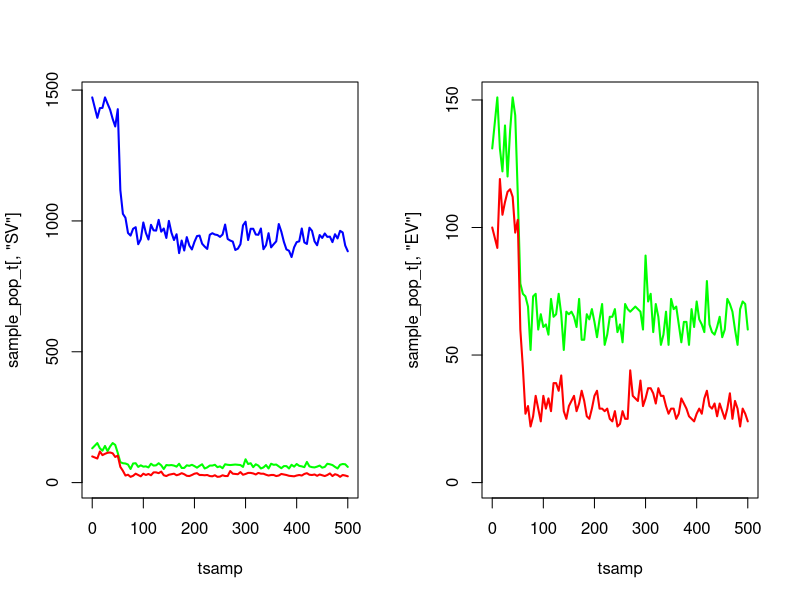

Reproduce this figure in R. (Note: a time limit stopped this script after it produced the figure.)
################################################################################
#   Exponential distribution of EIP
#   Deterministic Model
################################################################################

rm(list=ls());gc()

# make a single node
make_node <- function(){

  node <- list()

  # new eggs are generated from a conditionally independent Poisson process
  node$EL_new <- 0
  storage.mode(node$EL_new) <- "integer"

  # probabilities & transitions for early-stage instars (names are destinations of jumps)
  node$EL_probs <- rep(0,3)
  node$EL_probs <- setNames(node$EL_probs,c("EL","D","LL"))
  node$EL_transitions <- rep(0,3)
  node$EL_transitions <- setNames(node$EL_transitions,c("EL","D","LL"))
  storage.mode(node$EL_transitions) <- "integer"

  # probabilities & transitions for late-stage instars
  node$LL_probs <- rep(0,3)
  node$LL_probs <- setNames(node$LL_probs,c("LL","D","PL"))
  node$LL_transitions <- rep(0,3)
  node$LL_transitions <- setNames(node$LL_transitions,c("LL","D","PL"))
  storage.mode(node$LL_transitions) <- "integer"

  # probabilities & transitions for pupae
  node$PL_probs <- rep(0,4)
  node$PL_probs <- setNames(node$PL_probs,c("PL","D","SV_F","SV_M"))
  node$PL_transitions <- rep(0,4)
  node$PL_transitions <- setNames(node$PL_transitions,c("PL","D","SV_F","SV_M"))
  storage.mode(node$PL_transitions) <- "integer"

  # probabilities & transitions for susceptible vectors
  node$SV_probs <- rep(0,3)
  node$SV_probs <- setNames(node$SV_probs,c("SV","D","EV"))
  node$SV_transitions <- rep(0,3)
  node$SV_transitions <- setNames(node$SV_transitions,c("SV","D","EV"))
  storage.mode(node$SV_transitions) <- "integer"

  # probabilities & transitions for incubating vectors
  node$EV_probs <- rep(0,3)
  node$EV_probs <- setNames(node$EV_probs,c("EV","D","IV"))
  node$EV_transitions <- rep(0,3)
  node$EV_transitions <- setNames(node$EV_transitions,c("EV","D","IV"))
  storage.mode(node$EV_transitions) <- "integer"

  # probabilities & transitions for infectious vectors
  node$IV_probs <- rep(0,2)
  node$IV_probs <- setNames(node$IV_probs,c("IV","D"))
  node$IV_transitions <- rep(0,2)
  node$IV_transitions <- setNames(node$IV_transitions,c("IV","D"))
  storage.mode(node$IV_transitions) <- "integer"

  # state space
  node$EL <- 0L
  node$LL <- 0L
  node$PL <- 0L
  node$SV <- 0L
  node$EV <- 0L
  node$IV <- 0L

  list2env(node,hash=TRUE)
}

# execute an Euler-step for the model
# rates -> probabilities are defined by discretisation of the underlying
# CTMC system (competing hazards)
euler_step <- function(node,pars,tnow,dt){
  with(pars,{

    ########################################
    # INTERVENTION-DEPENDENT PARAMETERS
    ########################################

    delta <- 1/(tau1+tau2) # Inverse of gonotrophic cycle without ITNs/IRS
    e_ov <- beta*(exp(muV/delta)-1)/muV # Number of eggs per oviposition per mosquito

    ## Derived parameters which depend on intervention status:
    if(tnow > pars$time_ITN_on){
      ITNcov_t <- pars$ITNcov
    } else {
      ITNcov_t <- 0
    }
    if(tnow > pars$time_IRS_on){
      IRScov_t <- pars$IRScov
    } else {
      IRScov_t <- 0
    }

    # zCom: Probability of a mosquito being repelled from an ITN or IRS-treated house:
    c0 <- 1 - ITNcov_t - IRScov_t + ITNcov_t*IRScov_t
    cITN <- ITNcov_t - ITNcov_t*IRScov_t
    cIRS <- IRScov_t - ITNcov_t*IRScov_t
    cCom <- ITNcov_t*IRScov_t
    rCom <- rIRS + (1-rIRS)*rITN
    sCom  <- (1-rIRS)*sITN*sIRS
    zCom <- Q0*cITN*phiB*rITN + Q0*cIRS*phiI*rIRS + Q0*cCom*(phiI-phiB)*rIRS + Q0*cCom*phiB*rCom

    # deltaCom: Inverse of gonotrophic cycle length with ITNs & IRS:
    deltaCom <- 1/(tau1/(1-zCom) + tau2)

    # wCom: Probability that a surviving mosquito succeeds in feeding during a single attempt:
    wCom <- 1 - Q0 + Q0*c0 + Q0*cITN*(1-phiB+phiB*sITN) + Q0*cIRS*(1-phiI+phiI*sIRS) + Q0*cCom*((phiI-phiB)*sIRS + 1-phiI + phiB*sCom)

    # muVCom: Female mosquito death rate in presence of ITNs & IRS:
    p10 <- exp(-muV*tau1)
    p1Com <- p10*wCom/(1 - zCom*p10)
    p2 <- exp(-muV*tau2)
    pCom <- (p1Com*p2)^deltaCom
    muVCom <- -log(pCom)

    # betaCom: Eggs laid per day by female mosquitoes in presence of ITNs & IRS:
    betaCom <- e_ov*muVCom/(exp(muVCom/deltaCom) - 1)

    ########################################
    # EARLY-STAGE LARVAL INSTARS (EL)
    ########################################

    # inbound oviposition to EL
    NV <- sum(node$SV,node$EV,node$IV)
    node$EL_new <- rpois(n = 1,lambda = betaCom*NV*dt)

    # instantaneous hazards for EL
    haz_EL_mort <- muEL*(1 + ((node$EL+node$LL)/K))
    haz_EL_2LL <- 1/durEL

    # jump probabilities
    node$EL_probs[["EL"]] <- exp(-(haz_EL_mort + haz_EL_2LL)*dt)
    node$EL_probs[["D"]] <- (1 - node$EL_probs[["EL"]])*(haz_EL_mort / (haz_EL_mort + haz_EL_2LL)) # death
    node$EL_probs[["LL"]] <- (1 - node$EL_probs[["EL"]])*(haz_EL_2LL / (haz_EL_mort + haz_EL_2LL)) # to late-instar

    # jump sizes
    node$EL_transitions[c("EL","D","LL")] <- as.vector(rmultinom(n=1,size=node$EL,prob=node$EL_probs))

    ########################################
    # LATE-STAGE LARVAL INSTARS (LL)
    ########################################

    # instantaneous hazards for LL
    haz_LL_mort <- muLL*(1 + gamma*((node$EL+node$LL)/K))
    haz_LL_2PL <- 1/durLL

    # jump probabilities
    node$LL_probs[["LL"]] <- exp(-(haz_LL_mort + haz_LL_2PL)*dt)
    node$LL_probs[["D"]] <- (1 - node$LL_probs[["LL"]])*(haz_LL_mort / (haz_LL_mort + haz_LL_2PL)) # death
    node$LL_probs[["PL"]] <- (1 - node$LL_probs[["LL"]])*(haz_LL_2PL / (haz_LL_mort + haz_LL_2PL)) # to pupae

    # jump sizes
    node$LL_transitions[c("LL","D","PL")] <- as.vector(rmultinom(n=1,size=node$LL,prob=node$LL_probs))

    ########################################
    # PUPAE (PL)
    ########################################

    # instantaneous hazards for PL
    haz_PL_mort <- muPL
    haz_PL_2SV_F <- (1/durPL)*0.5
    haz_PL_2SV_M <- (1/durPL)*0.5

    # jump probabilities
    node$PL_probs[["PL"]] <- exp(-(haz_PL_mort + haz_PL_2SV_F + haz_PL_2SV_M)*dt)
    node$PL_probs[["D"]] <- (1 - node$PL_probs[["PL"]])*(haz_PL_mort / (haz_PL_mort + haz_PL_2SV_F + haz_PL_2SV_M)) # death
    node$PL_probs[["SV_F"]] <- (1 - node$PL_probs[["PL"]])*(haz_PL_2SV_F / (haz_PL_mort + haz_PL_2SV_F + haz_PL_2SV_M)) # to susceptible female
    node$PL_probs[["SV_M"]] <- (1 - node$PL_probs[["PL"]])*(haz_PL_2SV_M / (haz_PL_mort + haz_PL_2SV_F + haz_PL_2SV_M)) # to susceptible males

    # jump sizes
    node$PL_transitions[c("PL","D","SV_F","SV_M")] <- as.vector(rmultinom(n=1,size=node$PL,prob=node$PL_probs))

    ########################################
    # SUSCEPTIBLE VECTORS (SV)
    ########################################

    # instantaneous hazards for SV
    haz_SV_mort <-  muVCom
    haz_SV_inf <- lambdaV

    # jump probabilities
    node$SV_probs[["SV"]] <- exp(-(haz_SV_mort + haz_SV_inf)*dt)
    node$SV_probs[["D"]] <- (1 - node$SV_probs[["SV"]])*(haz_SV_mort / (haz_SV_mort + haz_SV_inf)) # death
    node$SV_probs[["EV"]] <- (1 - node$SV_probs[["SV"]])*(haz_SV_inf / (haz_SV_mort + haz_SV_inf)) # to incubating

    # jump sizes
    node$SV_transitions[c("SV","D","EV")] <- as.vector(rmultinom(n=1,size=node$SV,prob=node$SV_probs))

    ########################################
    # INCUBATING VECTORS (EV)
    ########################################

    # instantaneous hazards for EV
    haz_EV_mort <-  muVCom
    haz_EV_inc <- 1/durEV

    # jump probabilities
    node$EV_probs[["EV"]] <- exp(-(haz_EV_mort + haz_EV_inc)*dt)
    node$EV_probs[["D"]] <- (1 - node$EV_probs[["EV"]])*(haz_EV_mort / (haz_EV_mort + haz_EV_inc)) # death
    node$EV_probs[["IV"]] <- (1 - node$EV_probs[["EV"]])*(haz_EV_inc / (haz_EV_mort + haz_EV_inc)) # to infectious

    # jump sizes
    node$EV_transitions[c("EV","D","IV")] <- as.vector(rmultinom(n=1,size=node$EV,prob=node$EV_probs))

    ########################################
    # INFECTIOUS VECTORS (IV)
    ########################################

    # instantaneous hazards for IV
    haz_IV_mort <- muVCom

    # jump probabilities
    node$IV_probs[["IV"]] <- exp(-haz_IV_mort*dt)
    node$IV_probs[["D"]] <- (1 - node$IV_probs[["IV"]])

    # jump sizes
    node$IV_transitions[c("IV","D")] <- as.vector(rmultinom(n=1,size=node$IV,prob=node$IV_probs))

    ########################################
    # UPDATE POPULATION
    ########################################

    node$EL <- node$EL_transitions[["EL"]] + node$EL_new
    node$LL <- node$LL_transitions[["LL"]] + node$EL_transitions[["LL"]]
    node$PL <- node$PL_transitions[["PL"]] + node$LL_transitions[["PL"]]
    node$SV <- node$SV_transitions[["SV"]] + node$PL_transitions[["SV_F"]]
    node$EV <- node$EV_transitions[["EV"]] + node$SV_transitions[["EV"]]
    node$IV <- node$IV_transitions[["IV"]] + node$EV_transitions[["IV"]]

  })
}

## Model parameters:
theta <- list(
	## Mosquito life cycle parameters:
	beta = 21.19, # Number of eggs laid per day by female mosquito
	muEL = 0.034, # Early larval instar daily mortality
	muLL = 0.035, # Late larval instar daily mortality
	muPL = 0.25, # Pupal daily mortality
	durEL = 6.64, # Duration of early instar stage
	durLL = 3.72, # Duration of late instar stage
	durPL = 0.64, # Duration of pupal stage
	durEV = 10, # Duration of latent period in mosquito (days)
	gamma = 13.25, # Effect of density-dependence on late instars relative to early instars
	tau1 = 0.68, # Time spent foraging for a blood meal at 0% ITN coverage
	tau2 = 2.32, # Time spent resting and ovipositing by a mosquito

	## Intervention parameters (variable):
	ITNcov = 0.5, # ITN coverage
	IRScov = 0, # IRS coverave
	time_ITN_on = 50, # When ITNs are applied (days)
	time_IRS_on = 50, # When IRS is applied (days)

	## Species-specific parameters:
	## An. gambiae:
	muV = 1/7.6, # Adult mosquito daily mortality
	Q0 = 0.92, # Human blood index
	phiB = 0.89, # Proportion of bites on a person while they are in bed
	phiI = 0.97, # Proportion of bites on a person while they are indoors
	rITN = 0.56, # Probability of mosquito repeating a feeding attempt due to IRS
	sITN = 0.03, # Probability of mosquito feeding and surviving in presence of ITNs
	rIRS = 0.60, # Probability of mosquito repeating a feeding attempt due to IRS
	sIRS = 0, # Probability of mosquito feeding and surviving in presence of IRS

	## An. arabiensis:
	# muV = 1/7.6, # Adult mosquito daily mortality
	# Q0 = 0.71, # Human blood index
	# phiB = 0.90, # Proportion of bites on a person while they are in bed
	# phiI = 0.96, # Proportion of bites on a person while they are indoors
	# rITN = 0.48, # Probability of mosquito repeating a feeding attempt due to IRS
	# sITN = 0.39, # Probability of mosquito feeding and surviving in presence of ITNs
	# rIRS = 0.60, # Probability of mosquito repeating a feeding attempt due to IRS
	# sIRS = 0, # Probability of mosquito feeding and surviving in presence of IRS

	## An. funestus:
	# muV = 1/8.9, # Adult mosquito daily mortality
	# Q0 = 0.94, # Human blood index
	# phiB = 0.90, # Proportion of bites on a person while they are in bed
	# phiI = 0.98, # Proportion of bites on a person while they are indoors
	# rITN = 0.56, # Probability of mosquito repeating a feeding attempt due to IRS
	# sITN = 0.03, # Probability of mosquito feeding and surviving in presence of ITNs
	# rIRS = 0.63, # Probability of mosquito repeating a feeding attempt due to IRS
	# sIRS = 0, # Probability of mosquito feeding and surviving in presence of IRS

	## Additional transmission parameters:
	f0 = 1/3, # Daily biting rate by mosquitoes on animals and humans
	epsilon0 = 10/365, # Daily entomological inolculation rate
	iH_eq = 0.45, # Equilibrium malaria prevalence in humans
	NH_eq = 200, # Equilibrium human population size
	bV = 0.15 # Probability of transmission from human to vector per infectious bite
)

with(theta,{

  a0 <<- Q0*f0 # Human biting rate at equilibrium
  lambdaV <<- a0*iH_eq*bV # Force of infection in mosquitoes at equilibrium

  IV_eq <<- 100
  EV_eq <<- durEV*IV_eq*muV
  SV_eq <<- ((durEV*IV_eq*muV) + ((durEV^2)*IV_eq*(muV^2))) / (durEV*lambdaV)
  NV_eq <<- IV_eq + EV_eq + SV_eq

  omega_1 <<- -0.5 * ( (gamma*(muLL/muEL)) - (durEL/durLL) + ((gamma-1)*muLL*durEL) )
  omega_2 <<- sqrt(
    (0.25 * (( (gamma*(muLL/muEL)) - (durEL/durLL) + ((gamma-1)*muLL*durEL) )^2)) + (gamma * ((beta*muLL*durEL) / (2*muEL*muV*durLL*(1 + (durPL*muPL)))) )
  )
  omega <<- omega_1 + omega_2

  PL_eq <<- 2*durPL*muV*NV_eq
  LL_eq <<- 2*muV*durLL*(1 + (durPL*muPL))*NV_eq
  EL_eq <<- 2*omega*muV*durLL*(1 + (durPL*muPL))*NV_eq

  K <<- (NV_eq*2*durLL*muV*(1 + (durPL*muPL))*gamma*(omega+1)) / ((omega/(muLL*durEL)) - (1/(muLL*durLL)) - 1)
})


# # equilibrium solutions
# with(theta,{
#
#   ## Derived parameters:
#   # NV <<- SV + EV + IV # Total mosquito population size
#   delta <<- 1/(tau1+tau2) # Inverse of gonotrophic cycle without ITNs/IRS
#   e_ov <<- beta*(exp(muV/delta)-1)/muV # Number of eggs per oviposition per mosquito
#   b_omega <<- gamma*muLL/muEL - durEL/durLL + (gamma-1)*muLL*durEL
#   omega <<- -0.5*b_omega + sqrt(0.25*b_omega^2 + gamma*beta*muLL*durEL/(2*muEL*muV*durLL*(1+durPL*muPL)))
#
#   a0 <<- Q0*f0 # Human biting rate at equilibrium
#
#   lambdaV <<- a0*iH_eq*bV # Force of infection in mosquitoes at equilibrium
#
#
#   iV_eq <<- lambdaV*exp(-muV*durEV)/(lambdaV + muV)
#   sV_eq <<- iV_eq*muV/(lambdaV*exp(-muV*durEV))
#   eV_eq <<- 1 - sV_eq - iV_eq
#
#   NV_eq <<- epsilon0*NH_eq/(iV_eq*a0)
#
#   EL_eq <<- 2*omega*muV*durLL*(1 + muPL*durPL)*NV_eq
#   LL_eq <<- 2*muV*durLL*(1 + muPL*durPL)*NV_eq
#   PL_eq <<- 2*muV*durPL*NV_eq
#
#   SV_eq <<- sV_eq*NV_eq
#   EV_eq <<- eV_eq*NV_eq
#   IV_eq <<- iV_eq*NV_eq
#
#   K <<- 2*NV_eq*muV*durLL*(1 + muPL*durPL)*gamma*(omega+1)/(omega/(muLL*durEL) - 1/(muLL*durLL) - 1) # Larval carrying capacity
#
# })

theta1 <- c(theta,K=K,lambdaV=lambdaV)

node <- make_node()
node$EL <- as.integer(EL_eq)
node$LL <- as.integer(LL_eq)
node$PL <- as.integer(PL_eq)
node$SV <- as.integer(SV_eq)
node$EV <- as.integer(EV_eq)
node$IV <- as.integer(IV_eq)

tmax <- 500
dt <- 0.05
time <- seq(from=1,to=tmax,by=dt)

# sampling grid
sample_grid <- tsamp <- c(0,seq(from=10,to = tmax,by = 5))
sample_pop <- matrix(0,nrow=6,ncol=length(sample_grid),dimnames=list(c("EL","LL","PL","SV","EV","IV"),paste0(sample_grid)))

sample_pop["EL",1] <- node$EL
sample_pop["LL",1] <- node$LL
sample_pop["PL",1] <- node$PL
sample_pop["SV",1] <- node$SV
sample_pop["EV",1] <- node$EV
sample_pop["IV",1] <- node$IV
sample_grid <- sample_grid[-1]

# run simulation
pb <- txtProgressBar(min = 1,max = length(time))
for(t in 1:length(time)){

  # euler step
  euler_step(node = node,pars = theta1,tnow = time[t],dt = dt)

  # sample the population (done at the very end of the time-step, because its not part of the dynamics)
  if(time[t] == sample_grid[1]){

    sample_pop["EL",as.character(sample_grid[1])] <- node$EL
    sample_pop["LL",as.character(sample_grid[1])] <- node$LL
    sample_pop["PL",as.character(sample_grid[1])] <- node$PL
    sample_pop["SV",as.character(sample_grid[1])] <- node$SV
    sample_pop["EV",as.character(sample_grid[1])] <- node$EV
    sample_pop["IV",as.character(sample_grid[1])] <- node$IV
    sample_grid <- sample_grid[-1]

  }
  setTxtProgressBar(pb = pb,value = t)
}

sample_pop_t <- t(sample_pop)
par(mfrow=c(1,2))
ylim <- max(sample_pop_t[,4:6])
plot(x = tsamp,y = sample_pop_t[,"SV"],col="blue",lwd=2,ylim=c(0,ylim),type="l")
lines(x = tsamp,y = sample_pop_t[,"EV"],col="green",lwd=2)
lines(x = tsamp,y = sample_pop_t[,"IV"],col="red",lwd=2)

ylim <- max(sample_pop_t[,5:6])
plot(x = tsamp,y = sample_pop_t[,"EV"],col="green",lwd=2,ylim=c(0,ylim),type="l")
lines(x = tsamp,y = sample_pop_t[,"IV"],col="red",lwd=2)
par(mfrow=c(1,1))

tail(sample_pop_t)
mean(sample_pop_t[,"IV"])



################################################################################
# run ensemble of simulations
################################################################################

nruns <- 100
tmax <- 250
dt <- 0.05
time <- seq(from=1,to=tmax,by=dt)

# sampling grid
tsamp <- c(0,seq(from=10,to = tmax,by = 1))
sample_pop <- array(0,dim=c(6,length(tsamp),nruns),dimnames=list(c("EL","LL","PL","SV","EV","IV"),paste0(tsamp),paste0(1:nruns)))


pb <- txtProgressBar(min = 1,max = nruns)
for(i in 1:nruns){

  sample_grid <- tsamp

  # make the node
  node <- make_node()
  node$EL <- as.integer(EL_eq)
  node$LL <- as.integer(LL_eq)
  node$PL <- as.integer(PL_eq)
  node$SV <- as.integer(SV_eq)
  node$EV <- as.integer(EV_eq)
  node$IV <- as.integer(IV_eq)

  # record output
  sample_pop["EL",1,i] <- node$EL
  sample_pop["LL",1,i] <- node$LL
  sample_pop["PL",1,i] <- node$PL
  sample_pop["SV",1,i] <- node$SV
  sample_pop["EV",1,i] <- node$EV
  sample_pop["IV",1,i] <- node$IV
  sample_grid <- sample_grid[-1]

  for(t in 1:length(time)){

    # euler step
    euler_step(node = node,pars = theta1,tnow = time[t],dt = dt)

    # sample the population (done at the very end of the time-step, because its not part of the dynamics)
    if(time[t] == sample_grid[1]){

      sample_pop["EL",as.character(sample_grid[1]),i] <- node$EL
      sample_pop["LL",as.character(sample_grid[1]),i] <- node$LL
      sample_pop["PL",as.character(sample_grid[1]),i] <- node$PL
      sample_pop["SV",as.character(sample_grid[1]),i] <- node$SV
      sample_pop["EV",as.character(sample_grid[1]),i] <- node$EV
      sample_pop["IV",as.character(sample_grid[1]),i] <- node$IV
      sample_grid <- sample_grid[-1]

    }
  }
  
  setTxtProgressBar(pb,i)
}

# mean_E <- colMeans(sample_pop["EL",,])
# mean_L <- colMeans(sample_pop["LL",,])
# mean_P <- colMeans(sample_pop["PL",,])

mean_pops <- apply(X = sample_pop,MARGIN = c(1,2),FUN = mean)

mean_SV <- rowMeans(sample_pop["SV",,])
mean_EV <- rowMeans(sample_pop["EV",,])
mean_IV <- rowMeans(sample_pop["IV",,])

quant_SV <- apply(X = sample_pop["SV",,],MARGIN = 1,FUN = function(x){
  quantile(x,probs = c(0.05,0.95))
})
quant_EV <- apply(X = sample_pop["EV",,],MARGIN = 1,FUN = function(x){
  quantile(x,probs = c(0.05,0.95))
})
quant_IV <- apply(X = sample_pop["IV",,],MARGIN = 1,FUN = function(x){
  quantile(x,probs = c(0.05,0.95))
})

plot_datEV <- data.frame(time=tsamp,EV=mean_EV,EV_l=quant_EV[1,],EV_h=quant_EV[2,])
plot_datIV <- data.frame(time=tsamp,IV=mean_IV,IV_l=quant_IV[1,],IV_h=quant_IV[2,])

library(ggplot2)

ggplot() +
  geom_line(data=plot_datEV,aes(x=time,y=EV),color="steelblue") +
  geom_ribbon(data=plot_datEV,aes(x=time,ymin=EV_l,ymax=EV_h),alpha=0.35,fill="steelblue") +
  geom_line(data=plot_datIV,aes(x=time,y=IV),color="firebrick3") +
  geom_ribbon(data=plot_datIV,aes(x=time,ymin=IV_l,ymax=IV_h),alpha=0.35,fill="firebrick3") +
  theme_bw()
